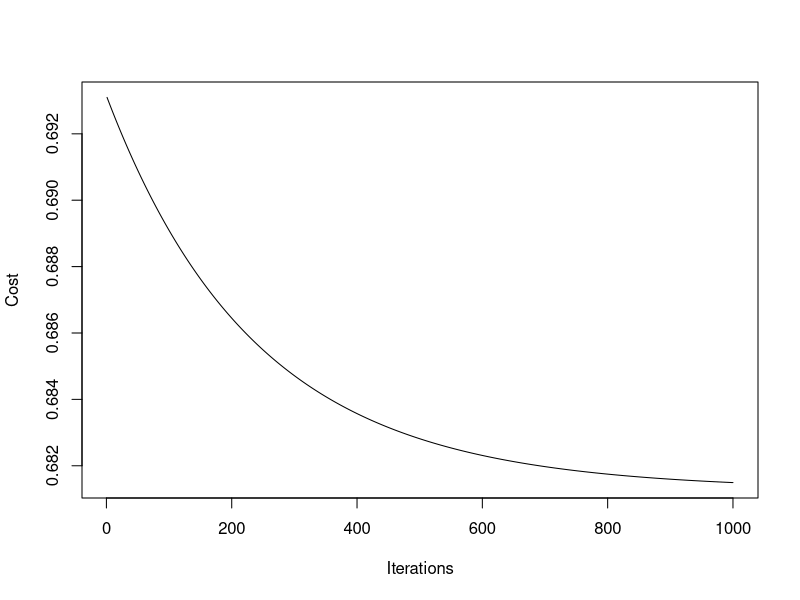

R code for this plot:
# Generate some sample data
set.seed(123)
n <- 100
x <- rnorm(n)
y <- rbinom(n, 1, 1 / (1 + exp(-(0.5 * x + 0.1)) + 0.1 * rnorm(n)))

# Initialize coefficients
beta <- c(0, 0)

# Sigmoid function
sigmoid <- function(z) {
  1 / (1 + exp(-z))
}

# Cost function
cost <- function(beta, x, y) {
  N <- length(y)
  y_hat <- sigmoid(beta[1] + beta[2] * x)
  -sum(y * log(y_hat) + (1 - y) * log(1 - y_hat)) / N
}

# Gradient descent
gradient_descent <- function(beta, x, y, alpha, iterations) {
  N <- length(y)
  cost_history <- numeric(iterations)
  
  for (i in 1:iterations) {
    y_hat <- sigmoid(beta[1] + beta[2] * x)
    
    gradient <- c(sum(y_hat - y) / N, sum((y_hat - y) * x) / N)
    
    beta <- beta - alpha * gradient
    cost_history[i] <- cost(beta, x, y)
  }
  
  list(beta = beta, cost_history = cost_history)
}

# Run gradient descent
result <- gradient_descent(beta, x, y, alpha = 0.01, iterations = 1000)

# Print coefficients and cost history
print(result$beta)
plot(result$cost_history, type = 'l', xlab = 'Iterations', ylab = 'Cost')

#########################################################################


